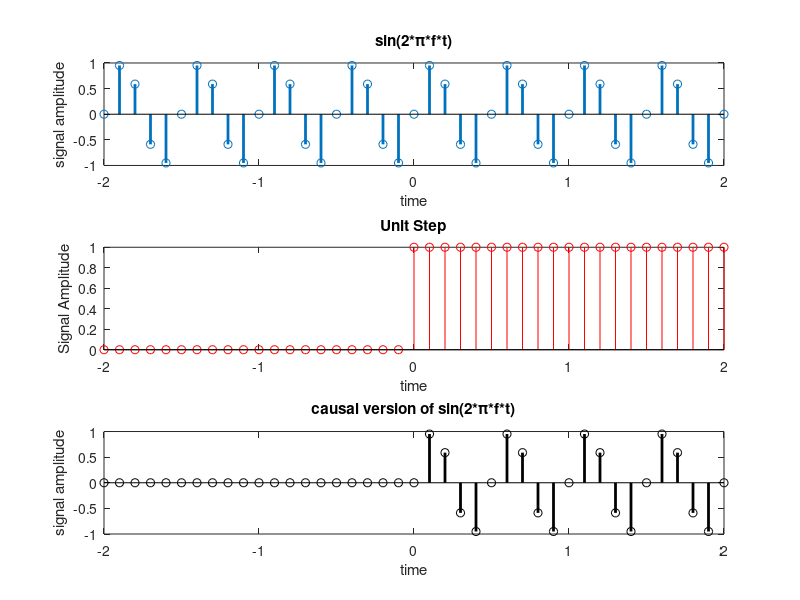

Reproduce this figure in MATLAB.
clc
clear all
close all
t=-2:1/10:2;
x1 = sin(2*pi*2*t);
subplot(3,1,1);
stem(t,x1,'LineWidth',2);
xlabel('time');
ylabel('signal amplitude');
title('sin(2*\pi*f*t)');
u = (t>=0);
x2 = x1.*u;
subplot(3,1,2);
stem(t,u, 'r');
xlabel('time');
ylabel('Signal Amplitude');
title('Unit Step');
subplot(3,1,3);
stem(t,x2, 'k','LineWidth',2);
xlabel('time'); ylabel('signal amplitude');
title('causal version of sin(2*\pi*f*t)');
